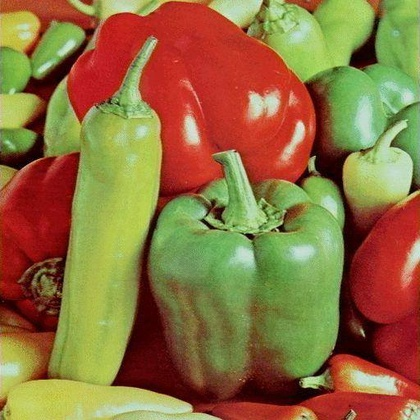
%> input picture equalizatio histogram&Filtering/input.jpg, 420 x 420 px, shrunk from 512 x 512 before the run
$ octave q2.m   (GNU Octave 9; MATLAB toolbox functions it lacks are replaced by stand-ins)
%> lines starting %> are read from the running program, lines starting %| are printed output that depends on the picture
I = imread('input.jpg');
%> I is the input picture: size 420x420x3 uint8; mean R, G, B 143.3, 112.1, 63.2
figure(1);imshow(I);

I = rgb2gray(I);
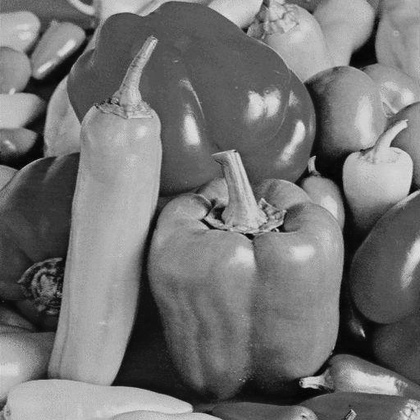
%> I: size 420x420 uint8; min 1, max 229, mean 115.8
figure(2);
imshow(I);

[row,col] = size(I);
%> row = 420; col = 420


hist1 = zeros(1,256);

for i = 1 : row
    for j = 1 : col
    	temp = I(i,j)+1;
        hist1(temp) =  hist1(temp)+1;
    end
end
%> after the loop, hist1 = 256 values, max 2007 at index 93, min 0 at index 1, mean 689.1

figure(3);
subplot(5,2,1),imshow(I);title('Gray Scale');
subplot(5,2,2),bar(hist1);


ID = im2double(I);
A = double(zeros(row,col));
c = 1.5;
g = 2.5;


for i = 1 : row
    for j = 1 : col
        A(i,j) =  c*ID(i,j)^g;
    end
end

A = uint8(255*A);
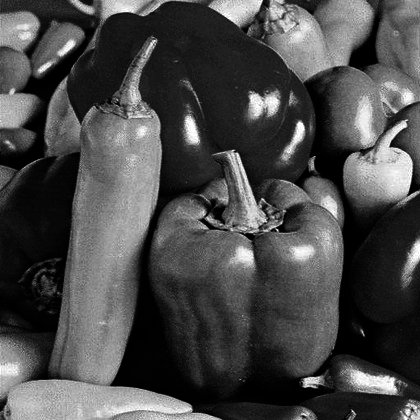
%> A: size 420x420 uint8; min 0, max 255, mean 73.6
figure(3);
subplot(5,2,3),imshow(A);title('Power Law transformed image');

hist2 = zeros(1,256);

for i = 1 : row
    for j = 1 : col
    	temp = A(i,j)+1;
        hist2(temp) =  hist2(temp)+1;
    end
end
%> after the loop, hist2 = 256 values, max 6901 at index 1, min 0 at index 55, mean 689.1

figure(3);
subplot(5,2,4),bar(hist2);


t = 200;
B = uint8(zeros(row,col));


for i = 1:row
    for j = 1:col
        if(I(i,j) < t)
            B(i,j) = I(i,j) + (0.5 * I(i,j));
        else
            B(i,j) = I(i,j) - (0.25 * I(i,j));
        end
    end
end
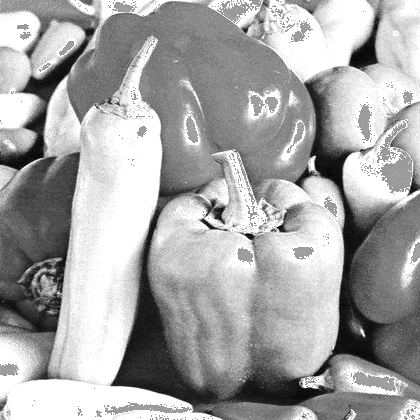
%> B: size 420x420 uint8; min 2, max 255, mean 165.8

figure(3);
subplot(5,2,5),imshow(B);title('Increase-Decrease brightness image');


hist3 = zeros(1,256);

for i = 1 : row
    for j = 1 : col
    	temp = B(i,j)+1;
        hist3(temp) =  hist3(temp)+1;
    end
end
%> after the loop, hist3 = 256 values, max 29386 at index 255, min 0 at index 1, mean 689.1

figure(3);
subplot(5,2,6),bar(hist3);


C = double(zeros(row,col));
c = 1.9;

for i = 1 : row
    for j = 1 : col
        C(i,j) =  c*log(ID(i,j)+1);
    end
end
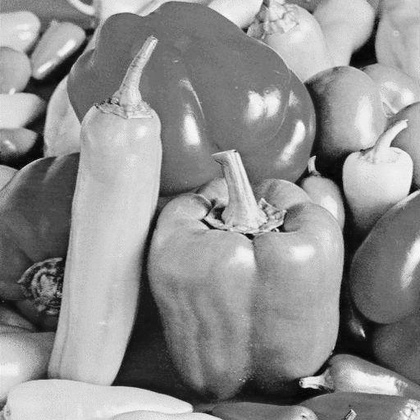
%> C: size 420x420 double; min 0.00744, max 1.22, mean 0.691; drawn with min black and max white

C = uint8(255*C);
%> C: size 420x420 uint8
figure(3);
subplot(5,2,7),imshow(C);title('Log transformed image');

hist4 = zeros(1,256);

for i = 1 : row
    for j = 1 : col
    	temp = C(i,j)+1;
        hist4(temp) =  hist4(temp)+1;
    end
end
%> after the loop, hist4 = 256 values, max 27045 at index 255, min 0 at index 1, mean 689.1

figure(3);
subplot(5,2,8),bar(hist4);


D = uint8(zeros(row,col));

for i = 1 : row
    for j = 1 : col
        D(i,j) =  255 - I(i,j);
    end
end
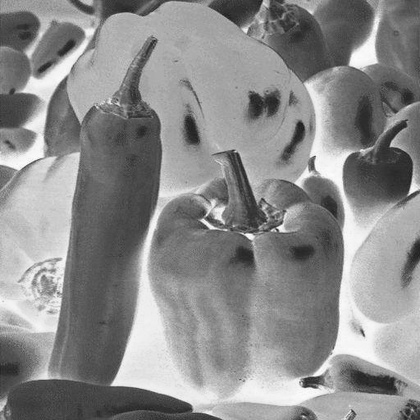
%> D: size 420x420 uint8; min 26, max 254, mean 139.2

figure(3);
subplot(5,2,9),imshow(D);title('Negative image');


hist5 = zeros(1,256);

for i = 1 : row
    for j = 1 : col
    	temp = D(i,j)+1;
        hist5(temp) =  hist5(temp)+1;
    end
end
%> after the loop, hist5 = 256 values, max 2007 at index 164, min 0 at index 1, mean 689.1

figure(3);
subplot(5,2,10),bar(hist5);
%> after `bar(hist5)`:
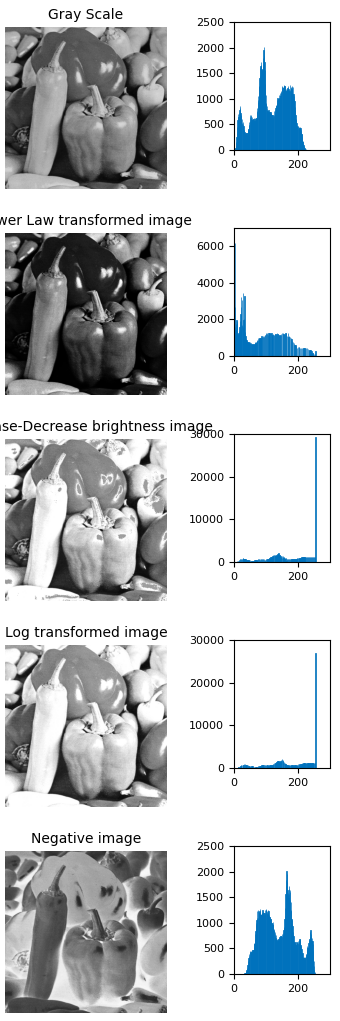
%> figure redrawn from the program's plot data, 10 panels


figure(4);
subplot(3,2,1);
bar(hist1);
title('Gray Scale');

subplot(3,2,2);
bar(hist2);
title('Power Law');

subplot(3,2,3);
bar(hist3);
title('Threshold');

subplot(3,2,4);
bar(hist4);
title('Log Transformation');

subplot(3,2,5);
bar(hist5);
title('Negative');
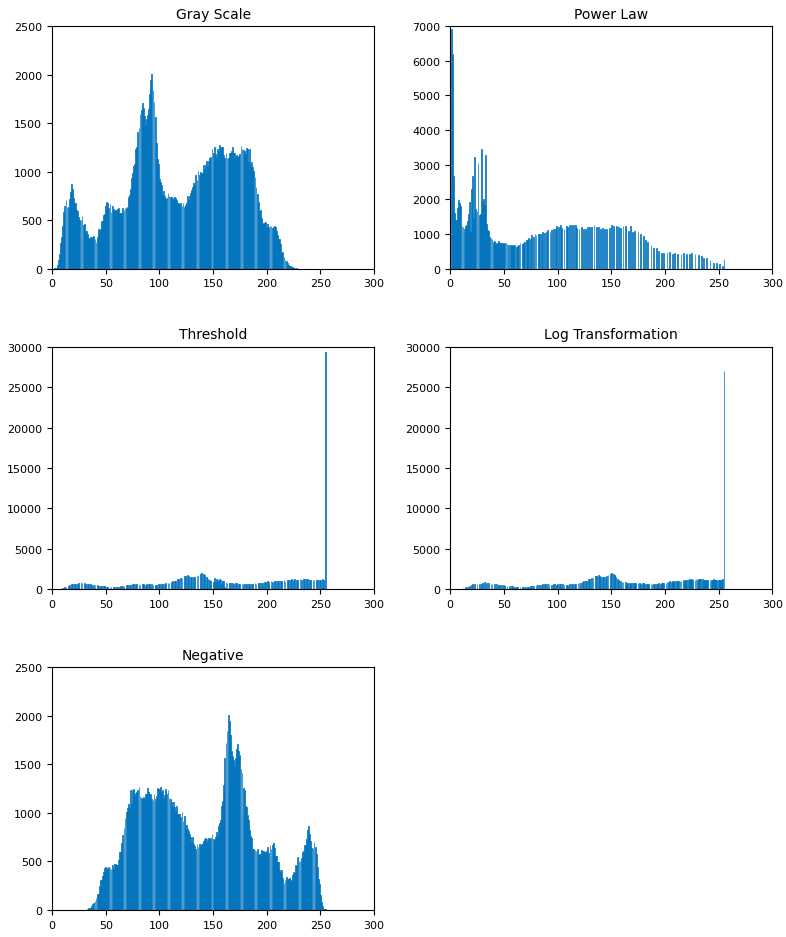
%> figure redrawn from the program's plot data, 5 panels; panel 1: tallest bar 2007 high, from x = 92.6 to 93.4; panel 2: tallest bar 6901 high, from x = 0.6 to 1.4; panel 3: tallest bar 29386 high, from x = 254.6 to 255.4; panel 4: tallest bar 27045 high, from x = 254.6 to 255.4

$ run again, with equalizatio histogram&Filtering/cameraman.png saved as equalizatio histogram&Filtering/input.jpg
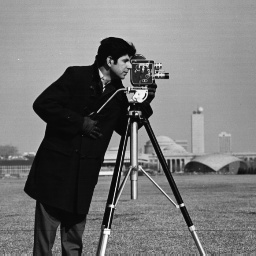
%> input picture equalizatio histogram&Filtering/cameraman.png, 256 x 256 px
%> I is the input picture: size 256x256 uint8; min 4, max 254, mean 118.7
%> after the loop `for i = 1 : row`: hist1 = 256 values, max 1656 at index 15, min 0 at index 1, mean 256
%> after the loop `for i = 1 : row`: hist2 = 256 values, max 11711 at index 1, min 0 at index 55, mean 256
%> after the loop `for i = 1:row`:
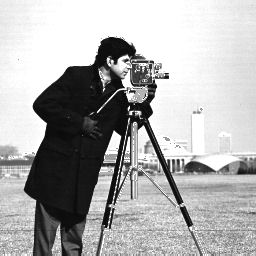
%> B: size 256x256 uint8; min 6, max 255, mean 173.7
%> after the loop `for i = 1 : row`: hist3 = 256 values, max 13247 at index 255, min 0 at index 1, mean 256
%> after the loop `for i = 1 : row`: hist4 = 256 values, max 8959 at index 255, min 0 at index 1, mean 256
%> after the loop `for i = 1 : row`:
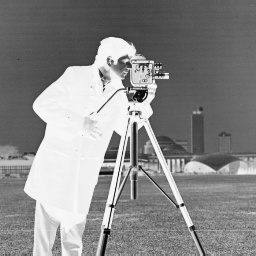
%> D: size 256x256 uint8; min 1, max 251, mean 136.3
%> after the loop `for i = 1 : row`: hist5 = 256 values, max 1656 at index 242, min 0 at index 1, mean 256
